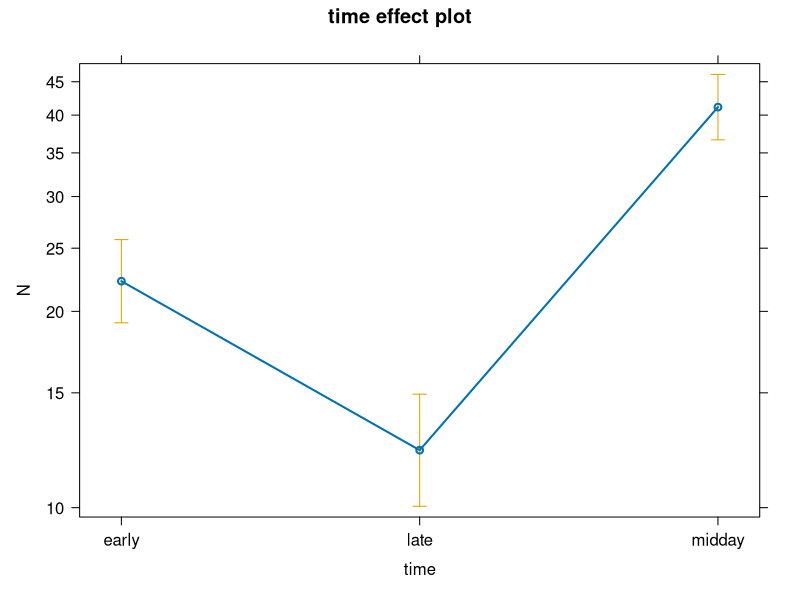
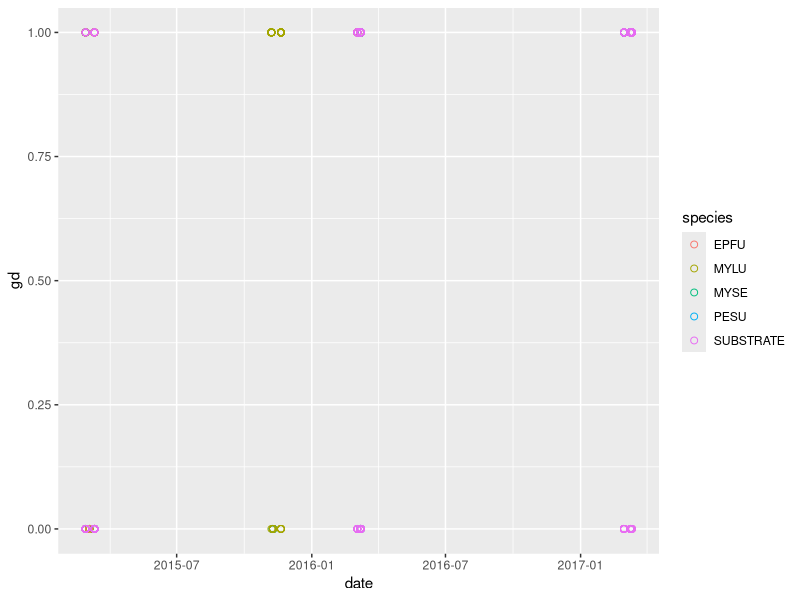
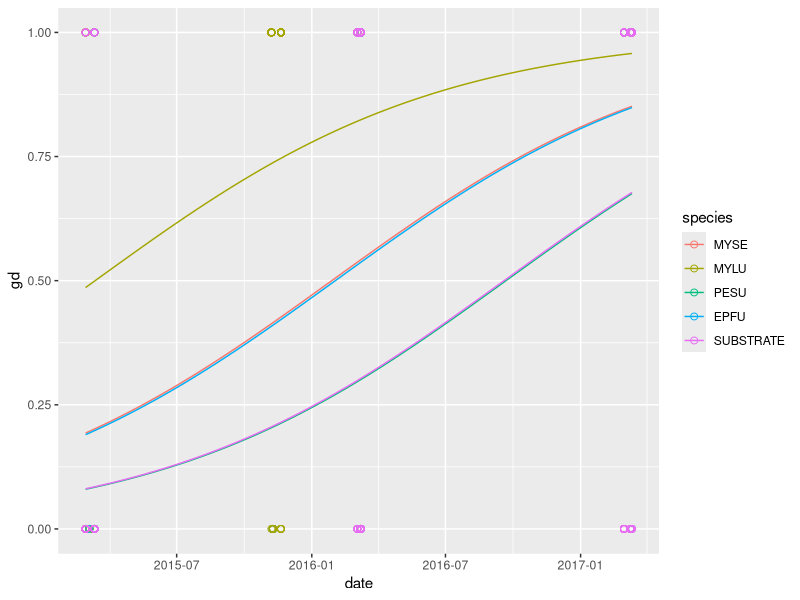
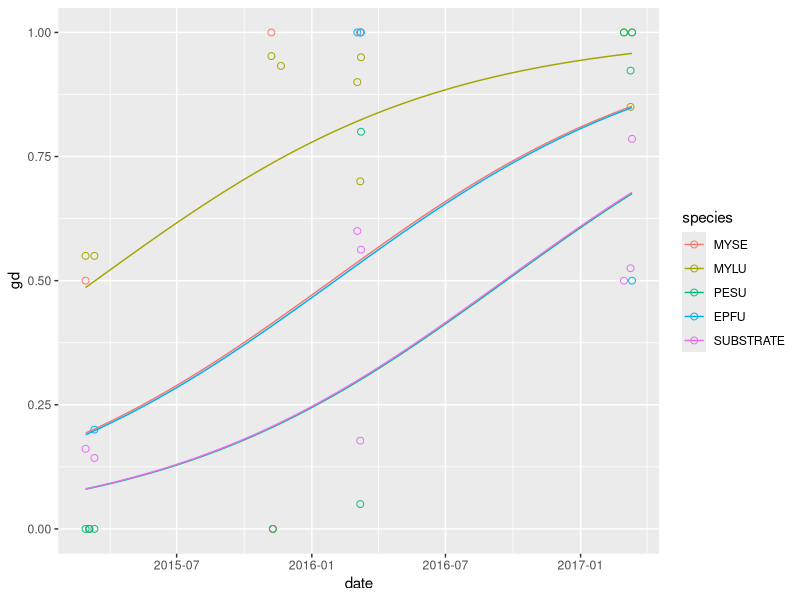
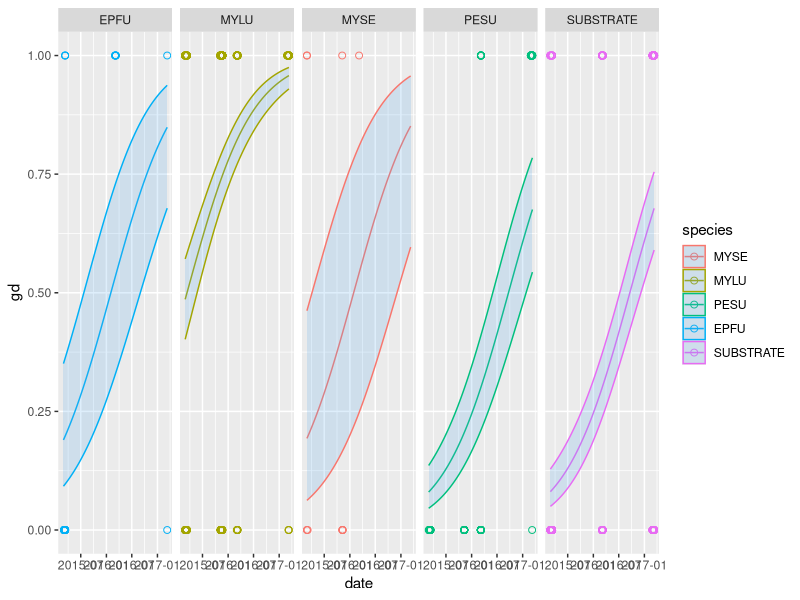

Reproduce these figures in R, in order.
rm(list=ls()) # clears workspace

##Week 10##

###1. GLMS###

?"glm"

liz = read.csv("lizards.csv")

unique(liz$time)
g1 = glm(N~time,data=liz, family="poisson");
summary(g1)

library(effects)
plot(allEffects(g1))

library(emmeans)
emmeans(g1, pairwise~time)
emmeans(g1, pairwise~time, type="response")


###BINOMIAL##
bat = read.csv("bat_data.csv")
head(bat)
bat$date = as.Date(bat$date, "%m/%d/%y")
#2/27/2015
str(bat$date)
#if you have a PC, it may be this:
#bat$date = as.Date(bat$date, "%m/%d/%Y")

library(ggplot2)
plot1=ggplot(data=bat,aes(x=date,y=gd,color=species))+
  geom_point(size=2,shape =1) #this adds points to graph
plot1

#run the binomial glm
g2 = glm(gd~date+species,data=bat, family="binomial");
summary(g2)

#What does this tell us?
dat.new=expand.grid(date=seq(from = min(bat$date),
                             to = max(bat$date),length.out = 100),
                    species = unique(bat$species))

#weird output if we don't use "response:
predict(g2,newdata = dat.new)

#much more sensible output
dat.new$yhat  = predict(g2,type="response",newdata = dat.new)
bat$yhat2 = predict(g2,type="response")
head(dat.new)

head(bat)

plot1=ggplot(data=bat,aes(x=date,y=gd,color=species))+
  geom_point(size=2,shape =1) +
  geom_line(data=dat.new, aes(x=date,y=yhat,col = species))#+
  #geom_line(aes(x=date,y=yhat2,col = species))
plot1

#what if we have aggregated data?
b1<-aggregate(gd~date+species,FUN=mean, data=bat)
b2<-aggregate(gd~date+species,FUN=length, data=bat)
b1$N = b2$gd
head(b1)


#run the binomial glm with sample sizes as weights
g3 = glm(gd~date+species,data=b1,weights = N, family="binomial");
summary(g3)

summary(g2);summary(g3)
#these are identical

#sometimes plotting the aggregated data looks better too
plot1=ggplot(data=b1,aes(x=date,y=gd,color=species))+ #aggregated data file
  geom_point(size=2,shape =1) + #add real data points to plot
  geom_line(data=dat.new, aes(x=date,y=yhat,col = species)) #plot smooth lines from dat.new
plot1

##back to powerpoint

#ses and confidence intervals from binomial data

#binomial proportion confidence interval
head(b1)
b1$Nsuccess = b1$gd*b1$N
head(b1)
#load package epitools
library(epitools)
#calculate 95% confidence intervals
cis = binom.exact(b1$Nsuccess, b1$N)
#note this calculates an exact CI, and there are different methods for doing this which we won't get into here..
cis
b1$lCI = cis$lower
b1$uCI = cis$upper
head(b1)

#you can read more here:
#https://en.wikipedia.org/wiki/Binomial_proportion_confidence_interval

###getting prediction intervals##
preds  = predict(g2,type="link",newdata = dat.new, se.fit = T)
dat.new = cbind(dat.new, preds[1:2])#bind together se's and fitted points on your newdata
#get the inverse link function for your glm
ilink <- family(g2)$linkinv
#back transform the CIs (not the SEs!)
dat.new <- transform(dat.new, 
                     Fitted = ilink(fit), 
                     Upper = ilink(fit + (2 * se.fit)),
                Lower = ilink(fit - (2 * se.fit)))
#fitted should be the same as yhat
head(dat.new)
#plot the output
plot1=ggplot(data=bat,aes(x=date,y=gd,color=species))+
  geom_point(size=2,shape =1) +
  facet_wrap(~species, nrow=1)+
  geom_line(data=dat.new, aes(x=date,y=yhat,col = species))+
  geom_ribbon(data = dat.new, aes(ymin = Lower, ymax = Upper, x = date,y=yhat),
              fill = "steelblue2", alpha = 0.2) 
plot1

##back to powerpoint

###Gamma GLMs###
set.seed(101)
bat$gdL2 = rgamma(length(bat$gdL),shape=1,rate=1)
g4 = glm(gdL2~date+species,data=bat, family=Gamma(link = inverse));
summary(g4)
#this is the default

#MAYBE Better,
g5 = glm(gdL2~date+species,data=bat, family=Gamma(link = log));
summary(g5)

#back to ppt##

##Poisson GLM##
head(liz)
g6 = glm(N~time,data=liz, family=poisson);
summary(g6)


#we have count data, so it might be a good idea to check for overdisperison
#one option - calculate directly
summary(g6)
326.27 / 20

library(AER)
#performs a dispersion test
dispersiontest(g6)

#ok - we have some indication that our data our overdispersed

#lets use a negative binomial instead
library(MASS)
#run a negative binomial glm - no need to use family
g7 = glm.nb(N~time,data=liz)
summary(g7)

#quasi-poisson
#g8 = glm(N~time,data=liz, family = "quasipoisson")
#summary(g8)
